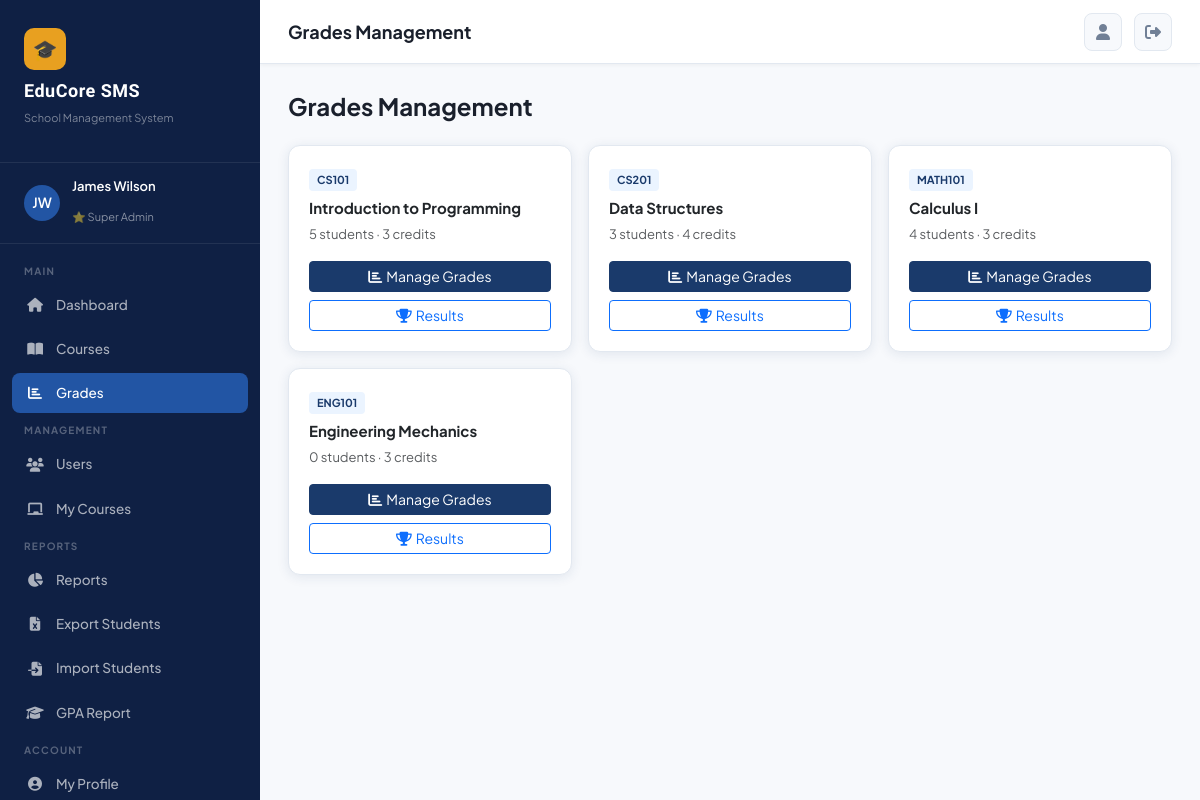
The page /grades/ (signed in) on the database its author committed.
### accounts/models.py (models this page shows, shortened)
class User(AbstractUser):
    ROLE_CHOICES = [
        ('super_admin', 'Super Admin'),
        ('sub_admin', 'Sub Admin'),
        ('student', 'Student'),
    ]
    role = models.CharField(max_length=20, choices=ROLE_CHOICES, default='student')
    department = models.ForeignKey(Department, on_delete=models.SET_NULL, null=True, blank=True)
    phone = models.CharField(max_length=20, blank=True)
    address = models.TextField(blank=True)
    profile_picture = models.ImageField(upload_to='profiles/', blank=True, null=True)
    bio = models.TextField(blank=True)
    student_id = models.CharField(max_length=20, blank=True, unique=True, null=True)
    date_of_birth = models.DateField(null=True, blank=True)
    gender = models.CharField(max_length=10, choices=[('M','Male'),('F','Female'),('O','Other')], blank=True)
    is_active = models.BooleanField(default=True)
    created_at = models.DateTimeField(auto_now_add=True)
    @property
    def is_super_admin(self):
        return self.role == 'super_admin'
    @property
    def is_sub_admin(self):
        return self.role == 'sub_admin'
    @property
    def is_student(self):
        return self.role == 'student'

### courses/models.py (models this page shows, shortened)
class Course(models.Model):
    STATUS_CHOICES = [('active','Active'),('inactive','Inactive'),('archived','Archived')]
    name = models.CharField(max_length=200)
    code = models.CharField(max_length=20, unique=True)
    description = models.TextField(blank=True)
    credits = models.PositiveIntegerField(default=3)
    department = models.ForeignKey(Department, on_delete=models.CASCADE)
    instructor = models.ForeignKey(User, on_delete=models.SET_NULL, null=True, related_name='courses_taught')
    max_students = models.PositiveIntegerField(default=40)
    status = models.CharField(max_length=10, choices=STATUS_CHOICES, default='active')
    semester = models.ForeignKey(Semester, on_delete=models.CASCADE, null=True)
    created_by = models.ForeignKey(User, on_delete=models.SET_NULL, null=True, related_name='courses_created')
    created_at = models.DateTimeField(auto_now_add=True)
    updated_at = models.DateTimeField(auto_now=True)
    syllabus = models.TextField(blank=True)
    schedule = models.CharField(max_length=200, blank=True)
    @property
    def enrolled_count(self):
        return self.enrollments.filter(status='enrolled').count()

### grades/views.py (the view)
# urls.py: path('', views.grade_list, name='grade_list'),
@login_required
def grade_list(request):
    if request.user.is_student:
        results = SemesterResult.objects.filter(student=request.user, published=True).select_related('course','semester')
        return render(request, 'grades/student_grades.html', {'results': results})
    if request.user.is_sub_admin:
        courses = Course.objects.filter(department=request.user.department)
    else:
        courses = Course.objects.all()
    return render(request, 'grades/grade_list.html', {'courses': courses})

### templates/grades/grade_list.html
{% extends 'base.html' %}
{% block page_title %}Grades Management{% endblock %}
{% block content %}
<div class="d-flex justify-content-between align-items-center mb-4">
  <h4 style="font-weight:700;margin:0;">Grades Management</h4>
</div>
<div class="row g-3">
  {% for course in courses %}
  <div class="col-md-4">
    <div class="card h-100">
      <div class="card-body">
        <div style="font-size:11px;font-weight:700;color:var(--primary);background:#ebf4ff;padding:3px 8px;border-radius:4px;display:inline-block;margin-bottom:8px;">{{ course.code }}</div>
        <h5 style="font-weight:700;font-size:15px;margin-bottom:8px;">{{ course.name }}</h5>
        <p class="text-muted" style="font-size:13px;">{{ course.enrolled_count }} students · {{ course.credits }} credits</p>
        <div class="d-grid gap-2">
          <a href="{% url 'course_grades' course.pk %}" class="btn btn-primary btn-sm"><i class="fas fa-chart-bar me-1"></i>Manage Grades</a>
          <a href="{% url 'semester_results' course.pk %}" class="btn btn-outline-primary btn-sm"><i class="fas fa-trophy me-1"></i>Results</a>
        </div>
      </div>
    </div>
  </div>
  {% empty %}
  <div class="col-12 text-center py-5">
    <div style="font-size:48px;">📊</div>
    <h5 class="mt-3">No courses to grade</h5>
  </div>
  {% endfor %}
</div>
{% endblock %}

### templates/base.html (shortened to what this page needs)
<!DOCTYPE html>
<html lang="en">
<head>
<link href="https://cdnjs.cloudflare.com/ajax/libs/bootstrap/5.3.0/css/bootstrap.min.css" rel="stylesheet">
<link href="https://cdnjs.cloudflare.com/ajax/libs/font-awesome/6.4.0/css/all.min.css" rel="stylesheet">
</head>
<body>
{% if user.is_authenticated %}
<div id="sidebar">
  <div class="sidebar-logo">
    <div class="logo-icon">🎓</div>
    <h2>EduCore SMS</h2>
    <p>School Management System</p>
  </div>
  <div class="sidebar-user">
    <div class="avatar">
      {% if user.profile_picture %}
        <img src="{{ user.profile_picture.url }}" alt="">
      {% else %}
        {{ user.first_name|first|upper }}{{ user.last_name|first|upper }}
      {% endif %}
    </div>
    <div class="info">
      <h4>{{ user.get_full_name|default:user.username }}</h4>
      <span>
        {% if user.is_super_admin %}⭐ Super Admin
        {% elif user.is_sub_admin %}🔧 Sub Admin{% if user.department %} · {{ user.department.code }}{% endif %}
        {% else %}🎒 Student{% endif %}
      </span>
    </div>
  </div>
  <nav class="sidebar-nav">
    <div class="nav-section-label">Main</div>
    <div class="nav-item">
      <a href="{% url 'dashboard' %}" class="nav-link {% if request.resolver_match.url_name == 'dashboard' %}active{% endif %}">
        <i class="fas fa-home"></i> Dashboard
      </a>
    </div>
    <div class="nav-item">
      <a href="{% url 'course_list' %}" class="nav-link {% if 'course' in request.resolver_match.url_name %}active{% endif %}">
        <i class="fas fa-book-open"></i> Courses
      </a>
    </div>
    <div class="nav-item">
      <a href="{% url 'grade_list' %}" class="nav-link {% if 'grade' in request.resolver_match.url_name or 'semester_results' in request.resolver_match.url_name %}active{% endif %}">
        <i class="fas fa-chart-bar"></i> Grades
      </a>
    </div>
    {% if user.is_super_admin or user.is_sub_admin %}
    <div class="nav-section-label">Management</div>
    {% if user.is_super_admin %}
    <div class="nav-item">
      <a href="{% url 'user_list' %}" class="nav-link {% if 'user' in request.resolver_match.url_name %}active{% endif %}">
        <i class="fas fa-users"></i> Users
      </a>
    </div>
    {% endif %}
    <div class="nav-item">
      <a href="{% url 'course_list' %}" class="nav-link">
        <i class="fas fa-chalkboard"></i> My Courses
      </a>
    </div>
    {% if user.is_super_admin %}
    <div class="nav-section-label">Reports</div>
    <div class="nav-item">
      <a href="{% url 'reports_dashboard' %}" class="nav-link {% if 'report' in request.resolver_match.url_name %}active{% endif %}">
        <i class="fas fa-chart-pie"></i> Reports
      </a>
    </div>
    <div class="nav-item">
      <a href="{% url 'export_students_excel' %}" class="nav-link">
        <i class="fas fa-file-excel"></i> Export Students
      </a>
    </div>
    <div class="nav-item">
      <a href="{% url 'import_students' %}" class="nav-link">
        <i class="fas fa-file-import"></i> Import Students
      </a>
    </div>
    <div class="nav-item">
      <a href="{% url 'gpa_report' %}" class="nav-link">
        <i class="fas fa-graduation-cap"></i> GPA Report
      </a>
    </div>
    {% endif %}
    {% endif %}
    <div class="nav-section-label">Account</div>
    <div class="nav-item">
      <a href="{% url 'profile' %}" class="nav-link {% if request.resolver_match.url_name == 'profile' %}active{% endif %}">
        <i class="fas fa-user-circle"></i> My Profile
      </a>
    </div>
  </nav>
</div>
<div id="main-content">
  <div class="topbar">
    <div class="d-flex align-items-center gap-3">
      <span class="topbar-title">{% block page_title %}Dashboard{% endblock %}</span>
    </div>
    <div class="topbar-actions">
      <a href="{% url 'profile' %}" class="btn-icon" title="Profile">
        <i class="fas fa-user"></i>
      </a>
      <a href="{% url 'logout' %}" class="btn-icon" title="Logout">
        <i class="fas fa-sign-out-alt"></i>
      </a>
    </div>
  </div>
  <div class="page-content">
    {% block content %}{% endblock %}
  </div>
</div>
{% else %}
  {% block auth_content %}{% endblock %}
{% endif %}
</body>
</html>

### templates/base.html (style rules this page uses)
:root { --primary: #1a3a6b; --primary-light: #2255a4; --accent: #e8a020; --accent-hover: #d4911c; --sidebar-bg: #0f2044; --sidebar-hover: #1a3a6b; --success: #0f9e6e; --danger: #e53e3e; --warning: #f6ad55; --text-dark: #1a202c; --text-muted: #718096; --bg-light: #f7f9fc; --card-shadow: 0 2px 12px rgba(26,58,107,0.10); --card-shadow-hover: 0 8px 24px rgba(26,58,107,0.18); --border-color: #e2e8f0; --sidebar-width: 260px; }
* { box-sizing: border-box; margin: 0; padding: 0; }
body { font-family: 'Plus Jakarta Sans', sans-serif; background: var(--bg-light); color: var(--text-dark); min-height: 100vh; }
#sidebar { width: var(--sidebar-width); height: 100vh; background: var(--sidebar-bg); position: fixed; left: 0; top: 0; z-index: 1000; overflow-y: auto; transition: transform 0.3s ease; display: flex; flex-direction: column; }
.sidebar-logo { padding: 28px 24px 20px; border-bottom: 1px solid rgba(255,255,255,0.08); }
.sidebar-logo .logo-icon { width: 42px; height: 42px; background: var(--accent); border-radius: 10px; display: flex; align-items: center; justify-content: center; font-size: 20px; margin-bottom: 10px; }
.sidebar-logo h2 { font-family: 'Sora', sans-serif; font-size: 18px; font-weight: 700; color: white; letter-spacing: 0.5px; }
.sidebar-logo p { font-size: 11px; color: rgba(255,255,255,0.45); margin-top: 2px; }
.sidebar-user { padding: 16px 24px; border-bottom: 1px solid rgba(255,255,255,0.08); display: flex; align-items: center; gap: 12px; }
.sidebar-user .avatar { width: 36px; height: 36px; border-radius: 50%; background: var(--primary-light); display: flex; align-items: center; justify-content: center; font-size: 14px; font-weight: 600; color: white; flex-shrink: 0; overflow: hidden; }
.sidebar-user .info h4 { font-size: 13px; font-weight: 600; color: white; }
.sidebar-user .info span { font-size: 11px; color: rgba(255,255,255,0.5); }
.sidebar-nav { padding: 12px 0; flex: 1; }
.nav-section-label { padding: 8px 24px 4px; font-size: 10px; font-weight: 700; color: rgba(255,255,255,0.3); text-transform: uppercase; letter-spacing: 1.2px; }
.nav-item { padding: 2px 12px; }
.nav-link { display: flex; align-items: center; gap: 12px; padding: 10px 14px; border-radius: 8px; color: rgba(255,255,255,0.65); text-decoration: none; font-size: 13.5px; font-weight: 500; transition: all 0.2s; }
.nav-link:hover, .nav-link.active { background: var(--sidebar-hover); color: white; }
.nav-link.active { background: var(--primary-light); color: white; }
.nav-link i { width: 18px; text-align: center; font-size: 14px; }
#main-content { margin-left: var(--sidebar-width); min-height: 100vh; transition: margin 0.3s ease; }
.topbar { background: white; border-bottom: 1px solid var(--border-color); padding: 0 28px; height: 64px; display: flex; align-items: center; justify-content: space-between; position: sticky; top: 0; z-index: 100; box-shadow: 0 1px 4px rgba(0,0,0,0.05); }
.topbar-title { font-size: 18px; font-weight: 700; color: var(--text-dark); }
.topbar-actions { display: flex; align-items: center; gap: 12px; }
.topbar-actions .btn-icon { width: 38px; height: 38px; border-radius: 8px; background: var(--bg-light); border: 1px solid var(--border-color); display: flex; align-items: center; justify-content: center; color: var(--text-muted); cursor: pointer; transition: all 0.2s; text-decoration: none; }
.page-content { padding: 28px; }
.card { border: 1px solid var(--border-color); border-radius: 12px; box-shadow: var(--card-shadow); background: white; overflow: hidden; }
.card-body { padding: 20px; }
.btn-primary { background: var(--primary); border-color: var(--primary); }

### rows shown on the page
User: first_name|first "J", last_name|first "W", get_full_name "James Wilson"
Course: code "CS101", name "Introduction to Programming", enrolled_count "5", credits "3"
Course: code "CS201", name "Data Structures", enrolled_count "3", credits "4"
Course: code "MATH101", name "Calculus I", enrolled_count "4", credits "3"
Course: code "ENG101", name "Engineering Mechanics", enrolled_count "0", credits "3"
